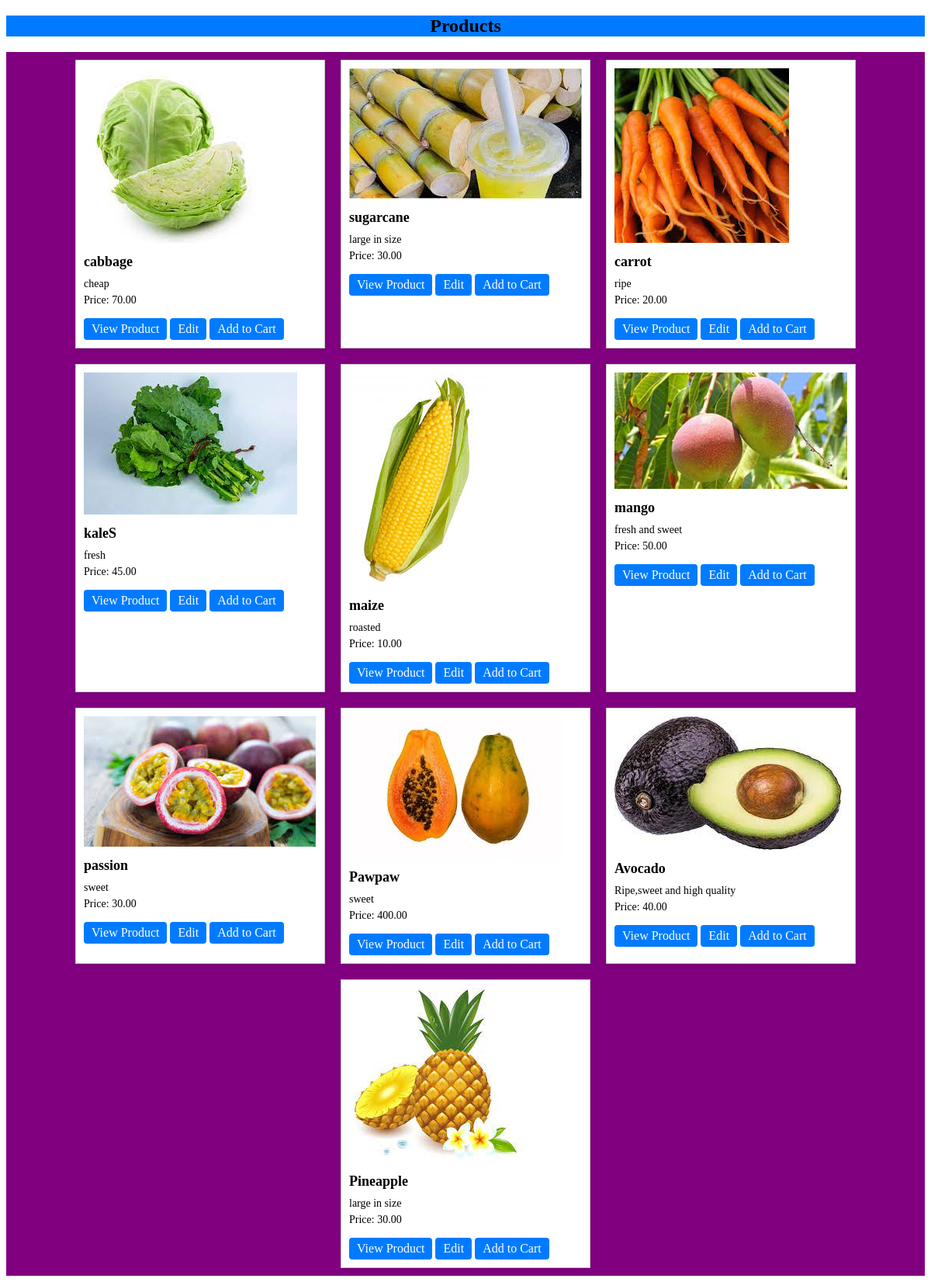
Before: /inventory/products/list/ with the older database file.
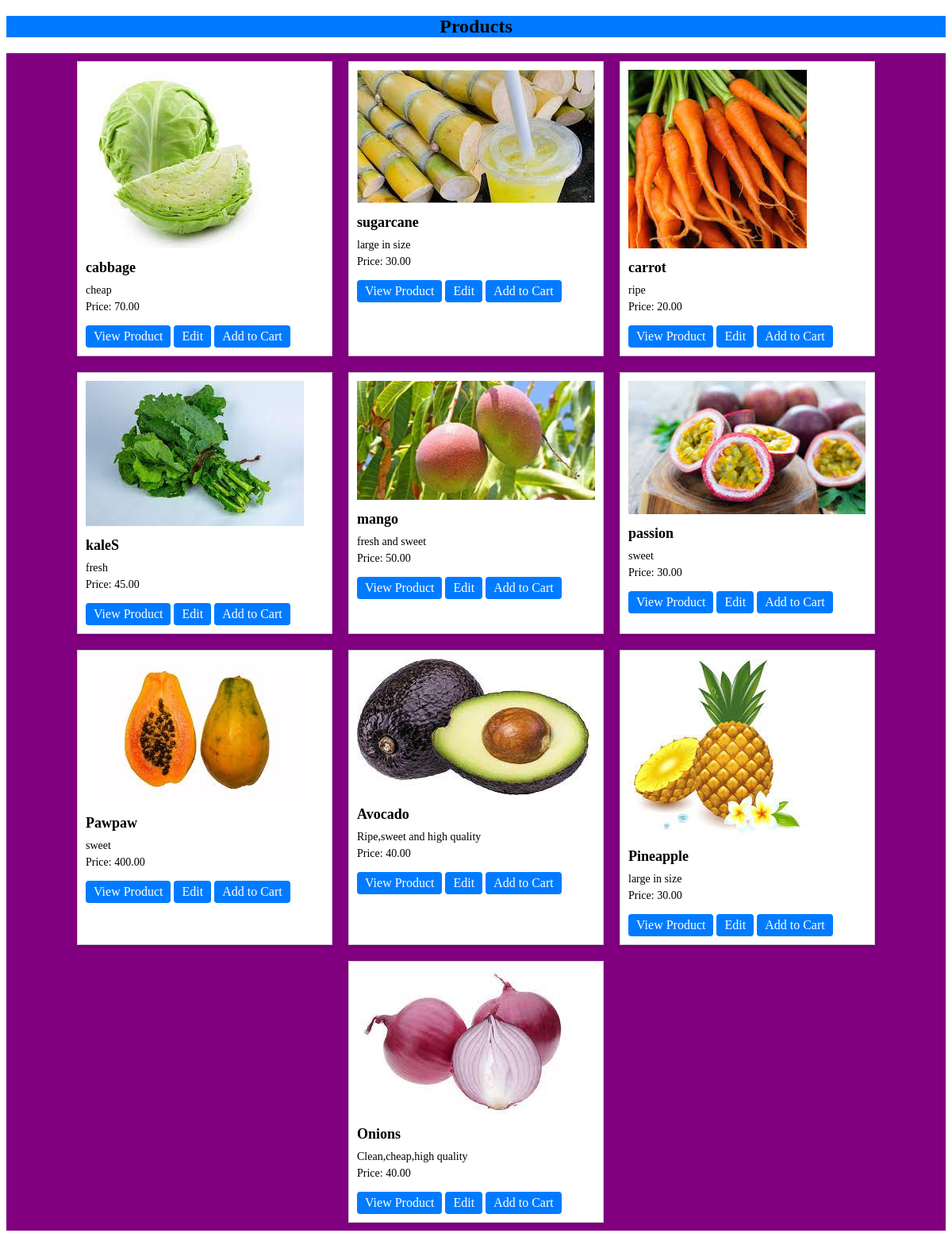
After: the same page with the newer database file.
### inventory/models.py (models this page shows)
class Product(models.Model):
    names = models.CharField(max_length=32)
    price=models.DecimalField(max_digits=8,decimal_places=2)
    stock=models.PositiveIntegerField()
    image=models.ImageField()
    description=models.TextField()
    date_created=models.DateTimeField(auto_now_add=True)
    date_updated=models.DateTimeField(auto_now=True)

### inventory/views.py (the view)
# urls.py: path("products/list/",products_list,name="products_list"),
def products_list(request):
    products=Product.objects.all()
    return render (request,"inventory/product_list.html",{"products":products})

### templates/inventory/product_list.html (shortened to what this page needs)
<!DOCTYPE html>
<html lang="en">
<head>
</head>
<body>
    <h2 id="all"> Products</h2>
    <div class="product-container">
        {% for product in products %}
        <div class="product">
            <div class="product-image">
                <img src="{{ product.image.url }}" alt="{{ product.name }}">
            </div>
            <div class="product-details">
                <h3>{{ product.names }}</h3>
                <p>{{ product.description }}</p>
                <p>Price: {{ product.price }}</p>
                <a href="{% url 'product_detail_view' id=product.id %}">View Product</a>
                <a href="{% url 'product_update_view' id=product.id %}">Edit</a>
                <a href="{% url 'add_to_cart' product.id %}">Add to Cart</a>
            </div>
        </div>
        {% endfor %}
    </div>
</body>
</html>

Changed rows visible on the page:
removed Product: image (picture), names "maize", description "roasted", price "10.00"
added Product: image (picture), names "Onions", description "Clean,cheap,high quality", price "40.00"
